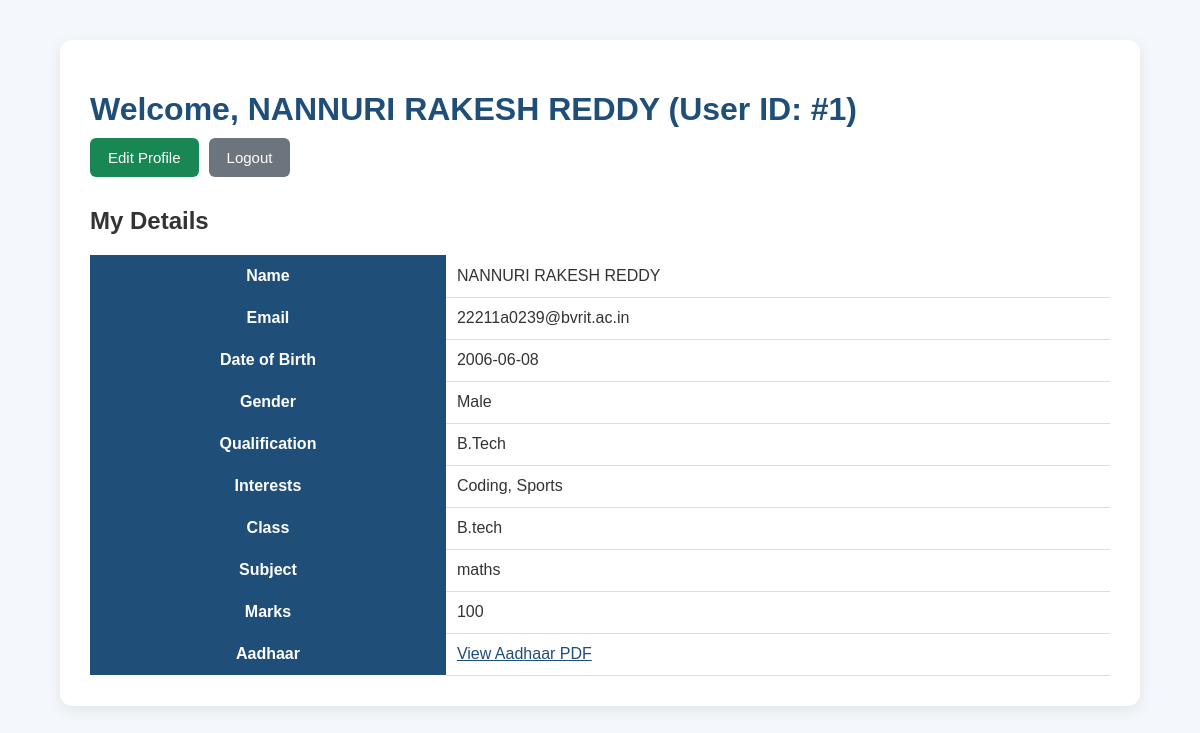
Screenshot of /student_dashboard.php (signed in) with the database file from the repository.
### tables this page shows
CREATE TABLE `students` (
  `id` int(11) NOT NULL,
  `name` varchar(100) NOT NULL,
  `email` varchar(255) NOT NULL,
  `password` varchar(255) NOT NULL,
  `date_of_birth` date NOT NULL,
  `gender` varchar(20) NOT NULL,
  `qualification` varchar(100) NOT NULL,
  `interests` varchar(255) NOT NULL,
  `student_class` varchar(50) NOT NULL,
  `subject` varchar(100) NOT NULL,
  `marks` int(11) NOT NULL,
  `aadhaar_file` varchar(255) NOT NULL,
  `role` varchar(20) NOT NULL DEFAULT 'student'
);

### student_dashboard.php (the view, shortened to what this page needs)
<?php
require_once "config/database.php";
$id = $_SESSION['user_id'];
$sql = "SELECT * FROM students WHERE id = ? AND role = 'student'";
$stmt = $conn->prepare($sql);
$stmt->bind_param("i", $id);
$stmt->execute();
$result = $stmt->get_result();
$student = $result->fetch_assoc();
?>
 <!DOCTYPE html>
<html>
<head>
    <link rel="stylesheet" href="style.css">
</head>
<body>
<div class="container">
    <div class="card">
        <h1>
            Welcome,
            <?php echo $student['name']; ?>
            (User ID: #<?php echo $student['id']; ?>)
        </h1>
        <div class="actions">
            <a href="edit_profile.php" class="btn btn-success">
                Edit Profile
            </a>
            <a href="logout.php" class="btn btn-secondary">
                Logout
            </a>
        </div>
        <h2>My Details</h2>
        <div style="overflow-x:auto;">
            <table>
                <tr>
                    <th>Name</th>
                    <td><?php echo $student['name']; ?></td>
                </tr>
                <tr>
                    <th>Email</th>
                    <td><?php echo $student['email']; ?></td>
                </tr>
                <tr>
                    <th>Date of Birth</th>
                    <td><?php echo $student['date_of_birth']; ?></td>
                </tr>
                <tr>
                    <th>Gender</th>
                    <td><?php echo $student['gender']; ?></td>
                </tr>
                <tr>
                    <th>Qualification</th>
                    <td><?php echo $student['qualification']; ?></td>
                </tr>
                <tr>
                    <th>Interests</th>
                    <td><?php echo $student['interests']; ?></td>
                </tr>
                <tr>
                    <th>Class</th>
                    <td><?php echo $student['student_class']; ?></td>
                </tr>
                <tr>
                    <th>Subject</th>
                    <td><?php echo $student['subject']; ?></td>
                </tr>
                <tr>
                    <th>Marks</th>
                    <td><?php echo $student['marks']; ?></td>
                </tr>
                <tr>
                    <th>Aadhaar</th>
                    <td>
                        <a
                            href="uploads/aadhaar/<?php echo $student['aadhaar_file']; ?>"
                            target="_blank">
                            View Aadhaar PDF
                        </a>
                    </td>
                </tr>
            </table>
        </div>
    </div>
</div>
</body>
</html>

### style.css (style rules this page uses)
* { box-sizing: border-box; }
body { margin: 0; font-family: Arial, sans-serif; background: #f4f7fb; color: #333; }
.container { width: 90%; max-width: 1200px; margin: 40px auto; }
.card { background: white; padding: 30px; border-radius: 12px; box-shadow: 0 4px 15px rgba(0, 0, 0, 0.08); }
h1 { color: #1f4e79; margin-bottom: 10px; }
h2 { color: #333; margin-top: 30px; }
button, .btn { display: inline-block; padding: 11px 18px; border: none; border-radius: 6px; background: #1f4e79; color: white; text-decoration: none; cursor: pointer; font-size: 15px; }
.btn-success { background: #198754; }
.btn-secondary { background: #6c757d; }
.actions { display: flex; gap: 10px; margin-bottom: 25px; flex-wrap: wrap; }
table { width: 100%; border-collapse: collapse; background: white; }
th { background: #1f4e79; color: white; padding: 12px; }
td { padding: 11px; border-bottom: 1px solid #ddd; }
a { color: #1f4e79; }

### rows the page displays
students: name "NANNURI RAKESH REDDY", id "1", email "22211a0239@bvrit.ac.in", date_of_birth "2006-06-08", gender "Male", qualification "B.Tech", interests "Coding, Sports", student_class "B.tech", subject "maths", marks "100"
